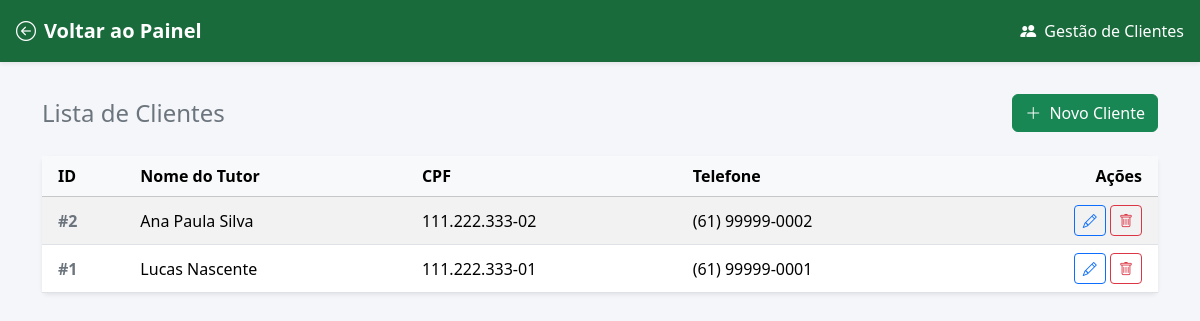
Page /clientes/index.php (signed in) on the committed database.
### tables this page shows
CREATE TABLE cliente (
    id_cliente   INT         AUTO_INCREMENT,
    id_usuario   INT         UNIQUE,                           
    nome_cliente VARCHAR(100) NOT NULL,
    telefone     VARCHAR(20),
    cpf          VARCHAR(14) UNIQUE,
    PRIMARY KEY (id_cliente),
    FOREIGN KEY (id_usuario) REFERENCES usuario(id_usuario) ON DELETE SET NULL
);

### clientes/index.php (the view, shortened to what this page needs)
<?php
$pdo = getConexao();
$stmt = $pdo->query('SELECT id_cliente, nome_cliente, telefone, cpf FROM cliente ORDER BY nome_cliente ASC');
$clientes = $stmt->fetchAll();
?>
<!DOCTYPE html>
<html lang="pt-BR">
<head>
    <link href="https://cdn.jsdelivr.net/npm/bootstrap@5.3.3/dist/css/bootstrap.min.css" rel="stylesheet">
    <link href="https://cdn.jsdelivr.net/npm/bootstrap-icons@1.11.3/font/bootstrap-icons.min.css" rel="stylesheet">
</head>
<body>
<div class="topbar d-flex justify-content-between align-items-center shadow-sm">
    <div>
        <a href="../painel.php" class="fw-bold fs-5">
            <i class="bi bi-arrow-left-circle me-2"></i>Voltar ao Painel
        </a>
    </div>
    <div>
        <i class="bi bi-people-fill me-1"></i> Gestão de Clientes
    </div>
</div>
<div class="container">
    <div class="d-flex justify-content-between align-items-center mb-4">
        <h2 class="h4 mb-0 text-secondary">Lista de Clientes</h2>
        <a href="novo.php" class="btn btn-success">
            <i class="bi bi-plus-lg me-1"></i> Novo Cliente
        </a>
    </div>
    <div class="card shadow-sm border-0">
        <div class="card-body p-0">
            <div class="table-responsive">
                <table class="table table-hover table-striped align-middle mb-0">
                    <thead class="table-light">
                        <tr>
                            <th class="ps-3">ID</th>
                            <th>Nome do Tutor</th>
                            <th>CPF</th>
                            <th>Telefone</th>
                            <th class="text-end pe-3">Ações</th>
                        </tr>
                    </thead>
                    <tbody>
                        <?php if (empty($clientes)): ?>
                            <tr>
                                <td colspan="5" class="text-center py-4 text-muted">Nenhum cliente cadastrado ainda.</td>
                            </tr>
                        <?php else: ?>
                            <?php foreach ($clientes as $c): ?>
                            <tr>
                                <td class="ps-3 fw-semibold text-secondary">#<?= $c['id_cliente'] ?></td>
                                <td><?= htmlspecialchars($c['nome_cliente']) ?></td>
                                <td><?= htmlspecialchars($c['cpf'] ?: 'Não informado') ?></td>
                                <td><?= htmlspecialchars($c['telefone'] ?: 'Não informado') ?></td>
                                <td class="text-end pe-3">
                                    <a href="editar.php?id=<?= $c['id_cliente'] ?>" class="btn btn-sm btn-outline-primary" title="Editar">
                                        <i class="bi bi-pencil"></i>
                                    </a>
                                    <a href="excluir.php?id=<?= $c['id_cliente'] ?>" class="btn btn-sm btn-outline-danger" title="Excluir" onclick="return confirm('Tem certeza que deseja excluir <?= htmlspecialchars($c['nome_cliente']) ?>? Essa ação também removerá os pets associados.');">
                                        <i class="bi bi-trash"></i>
                                    </a>
                                </td>
                            </tr>
                            <?php endforeach; ?>
                        <?php endif; ?>
                    </tbody>
                </table>
            </div>
        </div>
    </div>
</div>
</body>
</html>

### clientes/index.php (style rules this page uses)
body { background: #f4f6f9; }
.topbar { background: #1a6b3c; color: white; padding: 1rem; margin-bottom: 2rem; }
.topbar a { color: white; text-decoration: none; }

### rows in the picture
cliente: id_cliente "2", nome_cliente "Ana Paula Silva", cpf "111.222.333-02", telefone "(61) 99999-0002"
cliente: id_cliente "1", nome_cliente "Lucas Nascente", cpf "111.222.333-01", telefone "(61) 99999-0001"
